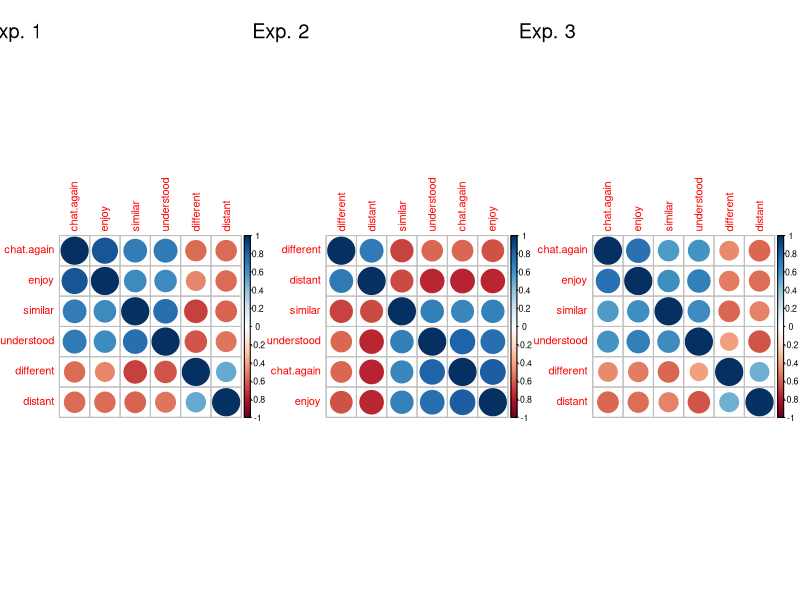

Write R code to recreate this figure. (Note: this script raises an error after producing the figure.)
# The Connection During Conversations Scale (CDCS)
# https://journals.plos.org/plosone/article?id=10.1371/journal.pone.0286408#sec044

# read data from experiments
ratings1 <- read.csv("experiment1/cleaned/ratings_final.csv")
ratings2 <- read.csv("experiment2/cleaned/ratings_final.csv")
ratings3 <- read.csv("experiment3/2025_gpt_pcq_bfi.csv")



# experiment 1
id1 <- unique(ratings1$Participant.Private.ID)
for (i in 1:length(id1)) {
  tmp <- ratings1[ratings1$Participant.Private.ID == id1[i],]
  tmp$likert <- tolower(paste0(tmp$question,"_",tmp$chat))
  tmp <- tmp[order(tmp$likert),]
  tmp2 <- data.frame(t(tmp$Response))
  colnames(tmp2) <- tmp$likert
  tmp2 <- data.frame(participant_ID=tmp$Participant.Private.ID[1],tmp2)
  if (i == 1) {
    wf1 <- tmp2
  } else {
    wf1 <- rbind(wf1, tmp2)
  }
}; rm(tmp, tmp2)

# experiment 2
id2 <- unique(ratings2$Participant.Private.ID)
for (i in 1:length(id2)) {
  tmp <- ratings2[ratings2$Participant.Private.ID == id2[i],]
  tmp$likert <- tolower(paste0(tmp$question,"_",tmp$chat))
  tmp <- tmp[order(tmp$likert),]
  tmp2 <- data.frame(t(tmp$Response))
  colnames(tmp2) <- tmp$likert
  tmp2 <- data.frame(participant_ID=tmp$Participant.Private.ID[1],tmp2)
  if (i == 1) {
    wf2 <- tmp2
  } else {
    wf2 <- rbind(wf2, tmp2)
  }
}; rm(tmp, tmp2)

# experiment 3
colnames(ratings3)[2:3] <- c("chat.again_mirror","chat.again_inverse")
wf3 <- ratings3


wf1$chat.again <- (wf1$chat.again_anxious + wf1$chat.again_nonanxious)/2
wf1$different <- (wf1$different_anxious + wf1$different_nonanxious)/2
wf1$distant <- (wf1$distant_anxious + wf1$distant_nonanxious)/2
wf1$enjoy <- (wf1$enjoy_anxious + wf1$enjoy_nonanxious)/2
wf1$similar <- (wf1$similar_anxious + wf1$similar_nonanxious)/2
wf1$understood <- (wf1$understood_anxious + wf1$understood_nonanxious)/2

wf2$chat.again <- (wf2$chat.again_extrovert + wf2$chat.again_introvert)/2
wf2$different <- (wf2$different_extrovert + wf2$different_introvert)/2
wf2$distant <- (wf2$distant_extrovert + wf2$distant_introvert)/2
wf2$enjoy <- (wf2$enjoy_extrovert + wf2$enjoy_introvert)/2
wf2$similar <- (wf2$similar_extrovert + wf2$similar_introvert)/2
wf2$understood <- (wf2$understood_extrovert + wf2$understood_introvert)/2

wf3$chat.again <- (wf3$chat.again_mirror + wf3$chat.again_inverse)/2
wf3$different <- (wf3$different_mirror + wf3$different_inverse)/2
wf3$distant <- (wf3$distant_mirror + wf3$distant_inverse)/2
wf3$enjoy <- (wf3$enjoy_mirror + wf3$enjoy_inverse)/2
wf3$similar <- (wf3$similar_mirror + wf3$similar_inverse)/2
wf3$understood <- (wf3$understood_mirror + wf3$understood_inverse)/2

vars <- c("chat.again","different","distant","enjoy","similar","understood")

library(corrplot)
par(mfrow = c(1, 3)) 
corrplot(cor(wf1[,vars]), order = "hclust") 
  mtext("Exp. 1", at=-1, line=1, cex=1.2)
corrplot(cor(wf2[,vars]), order = "hclust") 
  mtext("Exp. 2", at=-1, line=1, cex=1.2)
corrplot(cor(wf3[,vars]), order = "hclust")
  mtext("Exp. 3", at=-1, line=1, cex=1.2)
par(mfrow = c(1, 1))


tmp <- rbind(data.frame(melt(round(cor(wf1[,vars]),2)),exp="Expt. 1"),
             data.frame(melt(round(cor(wf2[,vars]),2)),exp="Expt. 2"),
             data.frame(melt(round(cor(wf3[,vars]),2)),exp="Expt. 3"))

(p <- ggplot(tmp, aes(x = Var1, y = Var2, fill = value)) +
    labs(x = NULL, y = NULL) +
    geom_tile(color = "white") + # Adds a white border to tiles
    geom_text(aes(label = value), color = "black", size = 3) + # Adds correlation values as text
    scale_fill_gradient2(low = "blue", high = "red", mid = "white", # Custom color scale
                         midpoint = 0, limit = c(-1, 1), space = "Lab",
                         name = "r") +
    theme_minimal() +
    coord_fixed() + # Ensures square tiles
    facet_wrap(exp ~ .) +
    theme(axis.text.x = element_text(angle = 45, vjust = 1, hjust = 1),
          panel.grid.major = element_blank(),
          panel.border = element_blank(),
          legend.position = "right"))




# # # # # Cronbach Alpha # # # # #
if (!require(psych)) {install.packages("psych")}; library(psych)
alpha1 <- alpha(wf1[,vars], check.keys=TRUE) # alpha
alpha2 <- alpha(wf2[,vars], check.keys=TRUE)
alpha3 <- alpha(wf3[,vars], check.keys=TRUE)
alpha1$total; alpha2$total; alpha3$total


# # # # # Factor Analysis # # # # # 
# KMO should ideally be > 0.6
KMO(wf1[,vars])
KMO(wf2[,vars])
KMO(wf3[,vars])

# Bartlett's test checks if variables are correlated at all (p-value should be < 0.05)
cortest.bartlett(wf1[,vars])
cortest.bartlett(wf2[,vars])
cortest.bartlett(wf3[,vars])

# This will output a plot and suggest a number of factors in the console
fa.parallel(wf1[,vars], fm = "minres", fa = "fa")
fa.parallel(wf2[,vars], fm = "minres", fa = "fa")
fa.parallel(wf3[,vars], fm = "minres", fa = "fa")

# Example: Running 2 factors based on the parallel analysis
fa_model <- fa(wf1[,vars], nfactors = 1, rotate = "oblimin", fm = "minres")
print(fa_model, cut = 0.3, digits = 2) # Print the detailed results
fa.diagram(fa_model)

fa_model <- fa(wf2[,vars], nfactors = 1, rotate = "oblimin", fm = "minres")
print(fa_model, cut = 0.3, digits = 2) # Print the detailed results
fa.diagram(fa_model)

fa_model <- fa(wf3[,vars], nfactors = 1, rotate = "oblimin", fm = "minres")
print(fa_model, cut = 0.3, digits = 2) # Print the detailed results
fa.diagram(fa_model)
